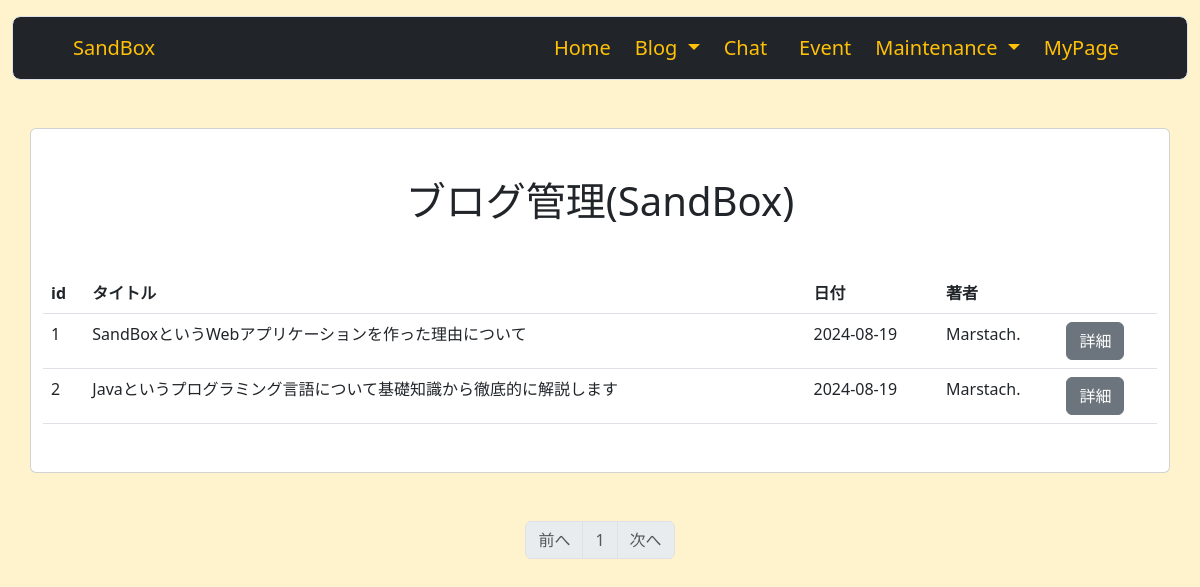
Page /sandbox_blog_maintenance (signed in) on the earlier database version.
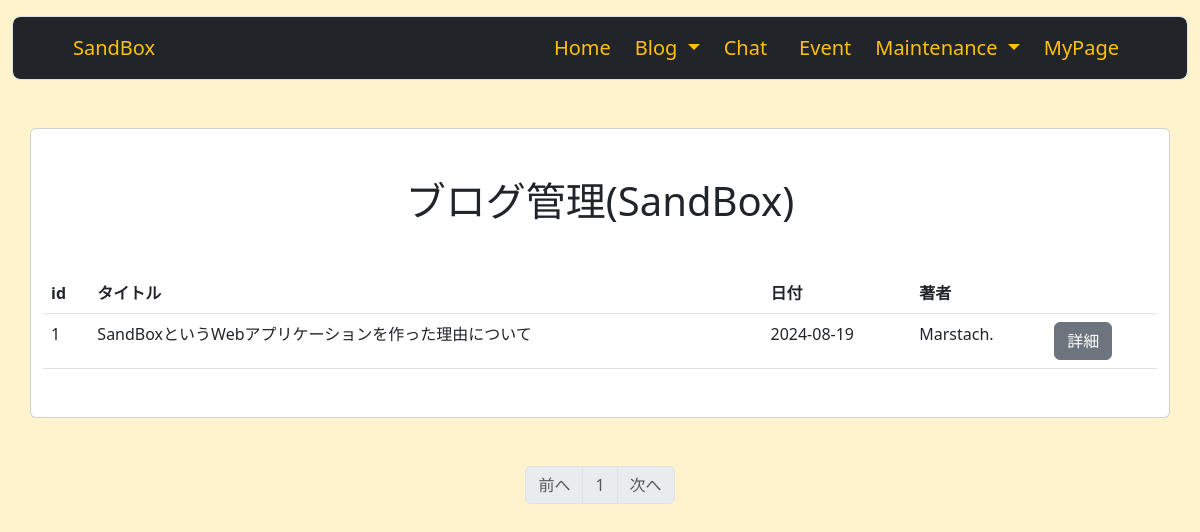
Same page on the later database version.
### sandbox_system/models.py (models this page shows, shortened)
class Blog(db.Model):
    __tablename__ = 'blog'
    id = db.Column(db.Integer, primary_key=True)
    user_id = db.Column(db.Integer, db.ForeignKey('users.id'))
    date = db.Column(db.Date, default = datetime.date.today())
    category_id = db.Column(db.Integer, db.ForeignKey('blog_category.id'))
    title = db.Column(db.String(140))
    text = db.Column(db.Text)
    summary = db.Column(db.String(140))
    image = db.Column(db.String(140))

class User(db.Model, UserMixin):
    __tablename__ = 'users'
    id = db.Column(db.Integer, primary_key=True)
    email = db.Column(db.String(64), unique=True, index=True)
    username = db.Column(db.String(64), unique=True, index=True)
    introduce = db.Column(db.Text)
    tech = db.Column(db.Text)
    job = db.Column(db.String(64))
    image = db.Column(db.String(140))
    password_hash = db.Column(db.String(128))
    administrator = db.Column(db.String(1))
    blog = db.relationship('Blog', backref = 'author', lazy = 'dynamic')
    @property
    def password(self):
        raise AttributeError('password is not a readable attribute')
    def is_administrator(self):
        if self.administrator == '1':
            return 1
        else:
            return 0

### sandbox_system/blogs/view.py (the view)
@blogs.route('/sandbox_blog_maintenance')
@login_required
def sandbox_blog_maintenance():
    if not current_user.is_administrator():
        abort(403)
    page = request.args.get('page', 1, type=int)
    if Blog.query.first():
        blogs = Blog.query.order_by(Blog.id).paginate(page=page, per_page=10)
    else:
        blogs = ''
    return render_template('maintenance/sandbox_blog_maintenance.html', blogs=blogs)

### sandbox_system/__init__.py (called while the page is built)
@event.listens_for(Engine, "connect")
def set_sqlite_pragma(dbapi_connection, connection_record):
    cursor = dbapi_connection.cursor()
    cursor.execute("PRAGMA foreign_keys=ON")
    cursor.close()

### sandbox_system/models.py (called while the page is built)
@login_manager.user_loader
def load_user(user_id):
    return User.query.get(user_id)

### sandbox_system/templates/maintenance/sandbox_blog_maintenance.html (shortened to what this page needs)
{% extends 'base.html' %}
{% block content %}
<div class="container">
    <div class="row">
        <div class="card">
            <h1 class="text-center my-5">ブログ管理(SandBox)</h1>
            <table class="table mb-5">
                <thead>
                <tr>
                    <th>id</th>
                    <th>タイトル</th>
                    <th>日付</th>
                    <th>著者</th>
                    <th></th>
                </tr>
                </thead>
                {% if blogs %}
                {% for blog in blogs.items %}
                <tbody>
                <tr>
                    <td>{{ blog.id }}</td>
                    <td>{{ blog.title }}</td>
                    <td>{{ blog.date }}</td>
                    <td>{{ blog.author.username }}</td>
                    <td><a href="{{ url_for('blogs.blog', blog_id=blog.id) }}" class="btn btn-secondary">詳細</a></td>
                </tr>
                </tbody>
                {% endfor %}
                {% endif %}
            </table>
        </div>
    </div>
</div>
<nav class="my-5" aria-label="Page navigation">
    <ul class="pagination justify-content-center">
        <li {% if blogs.has_prev %} class="page-item" {%else%} class="page-item disabled" {% endif %}><a class="page-link" href="{% if blogs.has_prev %}{{ url_for('blogs.sandbox_blog_maintenance', page=blogs.prev_num) }}{% else %}#{% endif %}">前へ</a></li>
{% for page_num in blogs.iter_pages(left_edge=1, right_edge=1, left_current=1, right_current=2) %}
    {% if page_num %}
        {% if blogs.page == page_num %}
            <li class="page-item disabled"><a class="page-link" href="#">{{ page_num }}</a></li>
        {% else %}
            <li class="page-item"><a class="page-link" href="{{ url_for('blogs.sandbox_blog_maintenance', page=page_num) }}">{{ page_num }}</a></li>
        {% endif %}
    {% else %}
        <li class="page-item disabled"><a class="page-link" href="#">&hellip;</a></li>
    {% endif %}
{% endfor %}
    <li {% if blogs.has_next %} class="page-item" {% else %} class="page-item disabled" {% endif %}><a class="page-link" href="{% if blogs.has_next %}{{ url_for('blogs.sandbox_blog_maintenance',page=blogs.next_num) }}{% else %}#{% endif %}">次へ</a></li>
    </ul>
</nav>
{% endblock %}

Differences in the rows shown:
removed Blog: id "2", title "Javaというプログラミング言語について基礎知識から徹底的に解説します", date "2024-08-19", author.username "Marstach."
